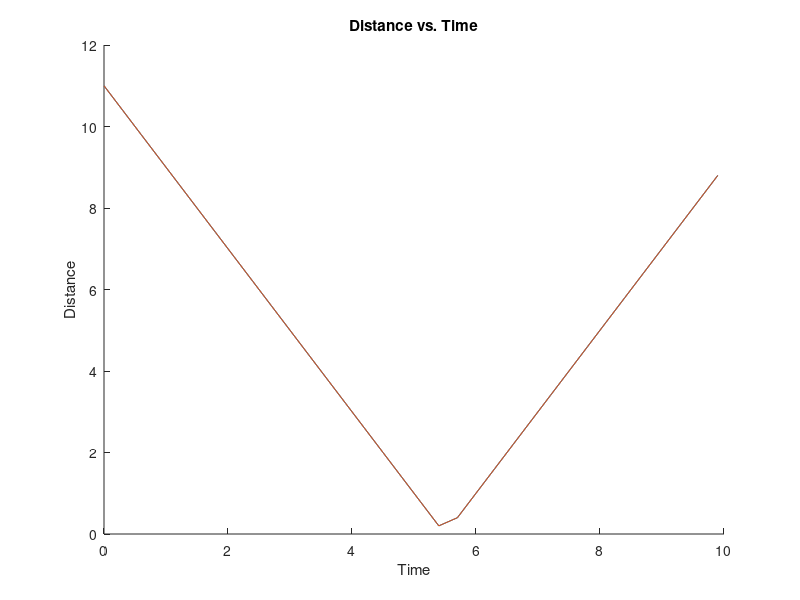
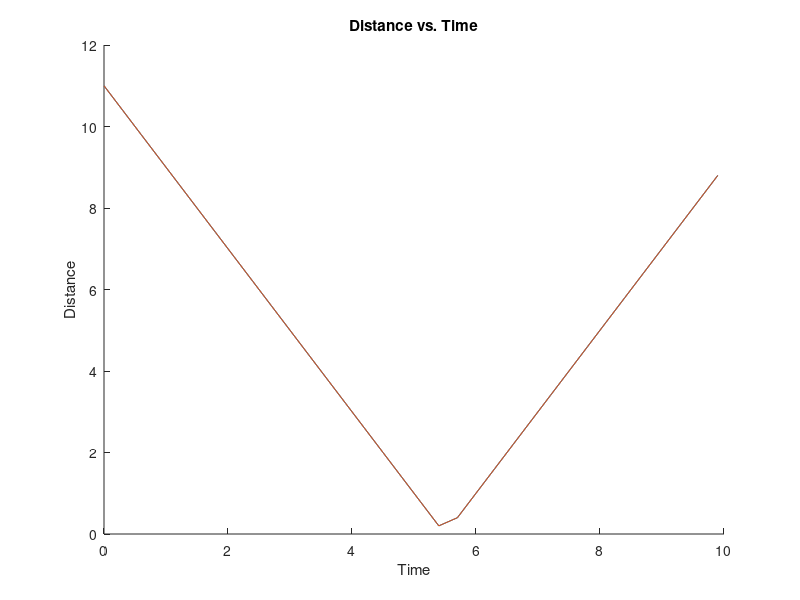

Reproduce these figures in MATLAB, in order.
%ICP2
%bioe240
%ICP2
clear all
hold on
t=0:0.3:10 ;
y = abs(t) ;
y = 2 .* t  ;
error = abs ( y - 11 ) ;
%find(error==min(t)
timepoint11 = t(find(min(error)==error)) 
a = [ 't' , 'error' , 'y' ];

plot(t,error);

title (' Distance vs. Time ' );
xlabel('Time');
ylabel('Distance');
savefig = plot(t ,error);
saveas(savefig, 'figtest.pdf');
saveas(savefig, 'figtest.jpg');

datasave =  [ 't' , 'error' , 'y' ];
fid =fopen('testfile2.txt', 'w');
fprintf( fid, '-%d %d  %d\n' , datasave');
fclose (fid);




